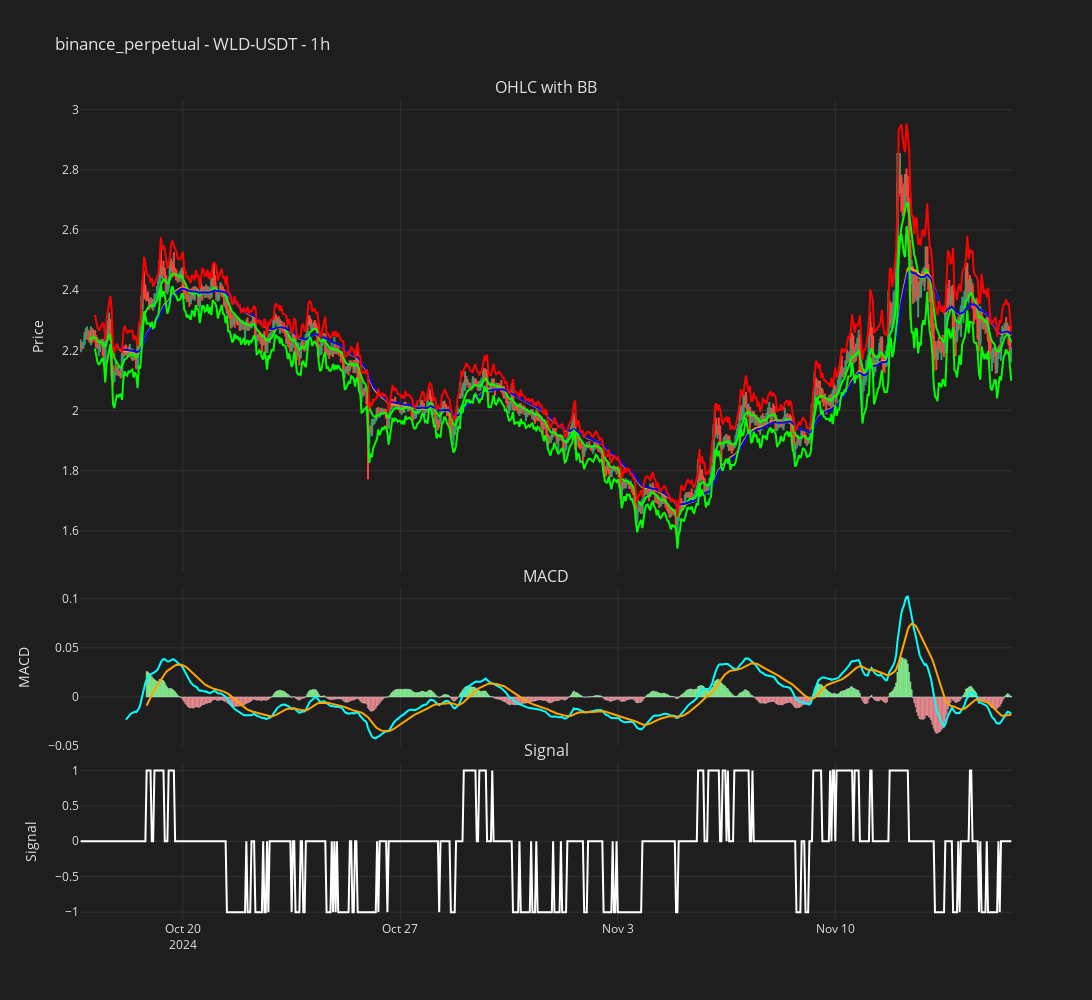

The cell this chart's notebook holds for it:
### Code cell
from plotly.subplots import make_subplots
import plotly.graph_objects as go

fig = make_subplots(rows=3, cols=1, shared_xaxes=True, vertical_spacing=0.02,
                    subplot_titles=('OHLC with BB', 'MACD', 'Signal'),
                    row_heights=[0.6, 0.2, 0.2])

# Add candlestick
fig.add_trace(go.Candlestick(x=candles_df.index,
                             open=candles_df['open'],
                             high=candles_df['high'],
                             low=candles_df['low'],
                             close=candles_df['close'],
                             name='Candlesticks'),
              row=1, col=1)


# Add EMAs
ema_fast = f'EMA_{ema_short}'
ema_med = f'EMA_{ema_medium}' 
ema_slow = f'EMA_{ema_long}'

fig.add_trace(go.Scatter(x=candles_df.index, y=candles_df[ema_fast],
                         line=dict(color='#00FF00', width=2),
                         name='Fast EMA'), row=1, col=1)
fig.add_trace(go.Scatter(x=candles_df.index, y=candles_df[ema_med],
                         line=dict(color='#FFA500', width=2), 
                         name='Medium EMA'), row=1, col=1)
fig.add_trace(go.Scatter(x=candles_df.index, y=candles_df[ema_slow],
                         line=dict(color='#0000FF', width=2),
                         name='Slow EMA'), row=1, col=1)

# Add MACD
macd = f'MACD_{macd_fast}_{macd_slow}_{macd_signal}'
macd_s = f'MACDs_{macd_fast}_{macd_slow}_{macd_signal}'
macd_hist = f'MACDh_{macd_fast}_{macd_slow}_{macd_signal}'

fig.add_trace(go.Scatter(x=candles_df.index, y=candles_df[macd], 
                         line=dict(color='#00FFFF', width=2),
                         name='MACD'), row=2, col=1)
fig.add_trace(go.Scatter(x=candles_df.index, y=candles_df[macd_s], 
                         line=dict(color='#FFA500', width=2),
                         name='Signal'), row=2, col=1)
fig.add_trace(go.Bar(x=candles_df.index, y=candles_df[macd_hist], name='Histogram',
                     marker_color=candles_df[macd_hist].apply(
                         lambda x: '#00FF00' if x >= 0 else '#FF0000')),
              row=2, col=1)

# Add ATR support and resistance
fig.add_trace(go.Scatter(x=candles_df.index, y=candles_df["long_atr_support"],
                         line=dict(color='#00FF00', width=2),
                         name='Long ATR Support'), row=1, col=1)
fig.add_trace(go.Scatter(x=candles_df.index, y=candles_df["short_atr_resistance"],
                         line=dict(color='#FF0000', width=2),
                         name='Short ATR Resistance'), row=1, col=1)

# Add the signal line
fig.add_trace(go.Scatter(x=candles_df.index, y=candles_df['signal'],
                         mode='lines',
                         name='Signal',
                         line=dict(color="white")),
              row=3, col=1)

# Update layout for dark theme
fig.update_layout(
    title=f'{exchange} - {trading_pair} - {timeframe}',
    width=1500, height=1000,
    font=dict(color='#e1e1e1'),
    plot_bgcolor='#1e1e1e',
    paper_bgcolor='#1e1e1e',
    xaxis_rangeslider_visible=False,
    legend=dict(bgcolor='rgba(0,0,0,0)'),
    yaxis=dict(title='Price'),
    yaxis2=dict(title='MACD', showgrid=False),
    yaxis3=dict(title='Signal', showgrid=False),
    showlegend=False
)

# Update axes
fig.update_xaxes(showgrid=True, gridwidth=1, gridcolor='#323232', zeroline=False)
fig.update_yaxes(showgrid=True, gridwidth=1, gridcolor='#323232', zeroline=False)

# Show the plot
fig.show()

### Figure 1 — Plotly figure (JSON) as saved in the notebook; plotly's stock layout.template omitted (floating-point values rounded to 4 significant figures; data arrays with more than 128 entries replaced by an {"elided": "..."} marker saying what was removed)
{"data": [{"close": {"elided": "720 float values"}, "high": {"elided": "720 float values"}, "low": {"elided": "720 float values"}, "name": "Candlesticks", "open": {"elided": "720 float values"}, "type": "candlestick", "x": {"elided": "720 str values"}, "xaxis": "x", "yaxis": "y"}, {"line": {"color": "#00FF00", "width": 2}, "name": "Fast EMA", "type": "scatter", "x": {"elided": "720 str values"}, "xaxis": "x", "y": {"elided": "720 float values"}, "yaxis": "y"}, {"line": {"color": "#FFA500", "width": 2}, "name": "Medium EMA", "type": "scatter", "x": {"elided": "720 str values"}, "xaxis": "x", "y": {"elided": "720 float values"}, "yaxis": "y"}, {"line": {"color": "#0000FF", "width": 2}, "name": "Slow EMA", "type": "scatter", "x": {"elided": "720 str values"}, "xaxis": "x", "y": {"elided": "720 float values"}, "yaxis": "y"}, {"line": {"color": "#00FFFF", "width": 2}, "name": "MACD", "type": "scatter", "x": {"elided": "720 str values"}, "xaxis": "x2", "y": {"elided": "720 float values"}, "yaxis": "y2"}, {"line": {"color": "#FFA500", "width": 2}, "name": "Signal", "type": "scatter", "x": {"elided": "720 str values"}, "xaxis": "x2", "y": {"elided": "720 float values"}, "yaxis": "y2"}, {"marker": {"color": {"elided": "720 str values"}}, "name": "Histogram", "type": "bar", "x": {"elided": "720 str values"}, "xaxis": "x2", "y": {"elided": "720 float values"}, "yaxis": "y2"}, {"line": {"color": "#00FF00", "width": 2}, "name": "Long ATR Support", "type": "scatter", "x": {"elided": "720 str values"}, "xaxis": "x", "y": {"elided": "720 float values"}, "yaxis": "y"}, {"line": {"color": "#FF0000", "width": 2}, "name": "Short ATR Resistance", "type": "scatter", "x": {"elided": "720 str values"}, "xaxis": "x", "y": {"elided": "720 float values"}, "yaxis": "y"}, {"line": {"color": "white"}, "mode": "lines", "name": "Signal", "type": "scatter", "x": {"elided": "720 str values"}, "xaxis": "x3", "y": {"elided": "720 int values"}, "yaxis": "y3"}], "layout": {"annotations": [{"font": {"size": 16}, "showarrow": false, "text": "OHLC with BB", "x": 0.5, "xanchor": "center", "xref": "paper", "y": 1, "yanchor": "bottom", "yref": "paper"}, {"font": {"size": 16}, "showarrow": false, "text": "MACD", "x": 0.5, "xanchor": "center", "xref": "paper", "y": 0.404, "yanchor": "bottom", "yref": "paper"}, {"font": {"size": 16}, "showarrow": false, "text": "Signal", "x": 0.5, "xanchor": "center", "xref": "paper", "y": 0.192, "yanchor": "bottom", "yref": "paper"}], "font": {"color": "#e1e1e1"}, "height": 1000, "legend": {"bgcolor": "rgba(0,0,0,0)"}, "paper_bgcolor": "#1e1e1e", "plot_bgcolor": "#1e1e1e", "showlegend": false, "title": {"text": "binance_perpetual - WLD-USDT - 1h"}, "width": 1500, "xaxis": {"anchor": "y", "domain": [0, 1], "gridcolor": "#323232", "gridwidth": 1, "matches": "x3", "rangeslider": {"visible": false}, "showgrid": true, "showticklabels": false, "zeroline": false}, "xaxis2": {"anchor": "y2", "domain": [0, 1], "gridcolor": "#323232", "gridwidth": 1, "matches": "x3", "showgrid": true, "showticklabels": false, "zeroline": false}, "xaxis3": {"anchor": "y3", "domain": [0, 1], "gridcolor": "#323232", "gridwidth": 1, "showgrid": true, "zeroline": false}, "yaxis": {"anchor": "x", "domain": [0.424, 1], "gridcolor": "#323232", "gridwidth": 1, "showgrid": true, "title": {"text": "Price"}, "zeroline": false}, "yaxis2": {"anchor": "x2", "domain": [0.212, 0.404], "gridcolor": "#323232", "gridwidth": 1, "showgrid": true, "title": {"text": "MACD"}, "zeroline": false}, "yaxis3": {"anchor": "x3", "domain": [0, 0.192], "gridcolor": "#323232", "gridwidth": 1, "showgrid": true, "title": {"text": "Signal"}, "zeroline": false}}}
